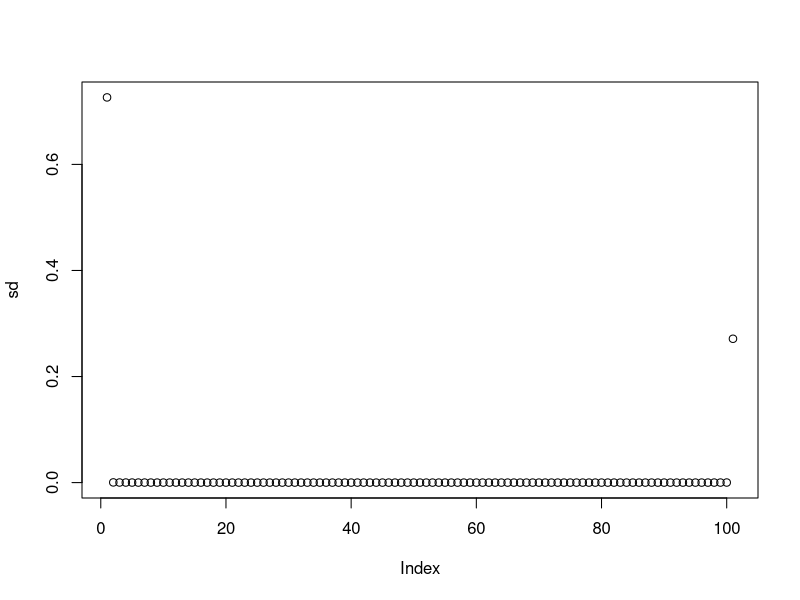

Source code (R): (Note: this script raises an error after producing the figure.)
# normalization constant
# normalizes the stationary distribution
# N is the virtual population size
# pi is the proportion of GC alleles
# rho is the echangeability rate between GC and AT alleles
# sigma is the selection coefficion of GC alleles

normalization_constant <- function(N,pi,rho,sigma) {

  n  <- (N-1):1
  nc <- sum(pi*(1+sigma)^(N-1),1-pi,pi*(1-pi)*rho*(1+sigma)^(n-1)*N/(n*(N-n)))
  return(nc)
  
}

normalization_constant(10,0.5,0.001,0.01)

# calculates the stationary distribution for the biallelic case
# N is the virtual population size
# pi is the proportion of reference allele
# rho is the echangeability rate between alleles
# sigma is the selection coefficion of the reference allele

stationary_distribution <- function(N,pi,rho,sigma){
  
  # polymorphic sites
  n <- (N-1):1
  poly <- (1+sigma)^(n-1)*N/(n*(N-n))
  poly <- pi*(1-pi)*rho*poly

  # include monomorphic sites
  sd <- c(pi*(1+sigma)^(N-1),poly,1-pi)
  print(sd)
  
  # normalization
  sd <- sd/(normalization_constant(N,pi,rho,sigma))
  return(sd)
}

sd <- stationary_distribution(100,0.5,0.001,0.01)
plot(sd)


# calculates usefull quantities from counts
# these quantities are needed to calculate the 
# likelihood function
counts_to_data <- function(counts){
  
  N <- length(counts)-1
  S <- sum(counts)
  number_Ni <- counts[1] 
  number_Nj <- counts[length(counts)]
  number_poly <- S-number_Ni-number_Nj
  sum_poly <- sum(counts[-c(1,length(counts))]*((N-1):1))
  
  return(list(N=N,S=S,number_Ni=number_Ni,number_Nj=number_Nj,number_poly=number_poly ,sum_poly=sum_poly))
  
} 

pi     <- 0.5
rho    <- 0.001
sigma  <- 0
counts <- c(10,1,1,1,1,1,1,1,1,1,1,1,1,10)
data   <- counts_to_data(counts)


# log posterior of pi
log_posterior_pi <- function(data,pi,rho,sigma){
  lp <- -data$S*log(normalization_constant(data$N,pi,rho,sigma)) + (data$S-data$number_Nj)*log(pi)+(data$number_Nj+data$number_poly)*log(1-pi)
  return(lp)
}
log_posterior_pi(data,pi,rho,sigma)

# log posterior of rho
#-data$S*log(normalization_constant(data$N,pi,rho,sigma))
log_posterior_rho <- function(data,pi,rho,sigma){
  lp <- -data$S*log(normalization_constant(data$N,pi,rho,sigma)) + (data$number_poly)*log(rho)

  return(lp)
}
log_posterior_rho(data,pi,rho,sigma)

# log posterior of sigma
log_posterior_sigma <- function(data,pi,rho,sigma){
  lp <- -data$S*log(normalization_constant(data$N,pi,rho,sigma)) + ((data$N-1)*data$number_Ni+data$sum_poly)*log(1+sigma)
  return(lp)
}
log_posterior_rho(data,pi,rho,sigma)

#likelihood
likelihood <- function(data,pi,rho,sigma){
  lp <- -data$S*log(normalization_constant(data$N,pi,rho,sigma))+((data$N-1)*data$number_Ni+data$sum_poly)*log(1+sigma)+
                                                                 (data$number_poly)*log(rho)+
                                                                 (data$S-data$number_Nj)*log(pi)+(data$number_Nj+data$number_poly)*log(1-pi)
  return(lp)
}

# metropolis hastings step pi with beta proposal
# proposal_parameter is the variance of a beta distribution
mh_pi <- function(data,pi,rho,sigma,proposal_parameter_p){
  
  lp1   <- log_posterior_pi(data,pi,rho,sigma)
  pi2   <- rbeta(1,shape1=pi*(1-pi-proposal_parameter_p)/proposal_parameter_p,shape2=(1-pi)*(1-pi-proposal_parameter_p)/proposal_parameter_p)
  lp2   <- log_posterior_pi(data,pi2,rho,sigma)
  alpha <- exp(lp2-lp1)
  
  if (alpha > runif(1,0,1)){
    return(pi2)
  } else {
    return(pi)
  }
}
proposal_parameter_p <- 0.001
mh_pi(data,pi,rho,sigma,proposal_parameter_p)

# metropolis hastings step rho with multiplier proposal
# proposal_parameter is a fine tunning parameter
mh_rho <- function(data,pi,rho,sigma,proposal_parameter_r){
  
  lp1   <- log_posterior_rho(data,pi,rho,sigma)
  rho2  <- rho*exp(proposal_parameter_r*(runif(1,0,1)-0.5))
  lp2   <- log_posterior_rho(data,pi,rho2,sigma)
  alpha <- exp(lp2-lp1)
  
  if (alpha > runif(1,0,1)){
    return(rho2)
  } else {
    return(rho)
  }
}
proposal_parameter_r <- 0.1
mh_rho(data,pi,rho,sigma,proposal_parameter_r)

# metropolis hastings step sigma with multiplier proposal
# proposal_parameter is a fine tunning parameter
mh_sigma <- function(data,pi,rho,sigma,proposal_parameter_s){
  
  lp1    <- log_posterior_sigma(data,pi,rho,sigma)
  sigma2 <- (1+sigma)*exp(proposal_parameter_s*(runif(1,0,1)-0.5))-1
  lp2    <- log_posterior_sigma(data,pi,rho,sigma2)
  alpha  <- exp(lp2-lp1)
  
  if (alpha > runif(1,0,1)){
    return(sigma2)
  } else {
    return(sigma)
  }
}
proposal_parameter_s <- 0.1
mh_sigma(data,pi,rho,sigma,proposal_parameter_s)

pi_sampler <- function(data,rho,sigma,r_pi){
  c_pi <- rep(NA,length(r_pi))
  for (i in 1:length(r_pi)){
    c_pi[i] <- log_posterior_pi(data,r_pi[i],rho,sigma)
  }
  n_pi <- sample(r_pi,1,prob=exp(c_pi-max(c_pi)))
  return(n_pi)
}

rho_sampler <- function(data,pi,sigma,r_rho){
  c_rho <- rep(NA,length(r_rho))
  for (i in 1:length(r_rho)){
    c_rho[i] <- log_posterior_rho(data,pi,r_rho[i],sigma)
  }
  n_rho <- sample(r_rho,1,prob=exp(c_rho-max(c_rho)))
  return(n_rho)
}
rho_sampler(data,pi,sigma,r_rho)
plot(r_rho,exp(c_rho))

sigma_sampler <- function(data,pi,rho,r_sigma){
  c_sigma <- rep(NA,length(r_sigma))
  for (i in 1:length(r_sigma)){
    c_sigma[i] <- log_posterior_sigma(data,pi,rho,r_sigma[i])
  }
  n_sigma <- sample(r_sigma,1,prob=exp(c_sigma-max(c_sigma)))
  return(n_sigma)
}
sigma_sampler(data,pi,rho,r_sigma)

# mcmc scheme 
# generations
mcmc <- function(generations,counts,proposal_parameter_p,proposal_parameter_r,proposal_parameter_s,initial_parameters){
  
  p_mcmc <- matrix(NA,ncol=4,nrow=generations)
  
  data <- counts_to_data(counts)
  
  pi    <- initial_parameters[1]
  rho   <- initial_parameters[2]
  sigma <- initial_parameters[3]
  
  for (i in 1:generations){
    
    pi    <- mh_pi(data,pi,rho,sigma,proposal_parameter_p)
    rho   <- mh_rho(data,pi,rho,sigma,proposal_parameter_r)
    sigma <- mh_sigma(data,pi,rho,sigma,proposal_parameter_s)
    print(paste0("pi: ",round(pi,2)," rho: ",round(rho,5)," sigma: ",round(sigma,2)))
    
    p_mcmc[i,] <- c(pi,rho,sigma,lp_total(data,pi,rho,sigma))
  
  }
  return(p_mcmc)
}

# gibbs sampler 
# generations
mcmc_gibbs <- function(generations,counts,r_pi,r_rho,r_sigma){
  
  p_mcmc <- matrix(NA,ncol=4,nrow=generations)
  
  data <- counts_to_data(counts)
  
  pi    <- 0.5
  rho   <- 0.1
  sigma <- 0.5

  for (i in 1:generations){
    
    pi    <- pi_sampler(data,rho,sigma,r_pi)
    rho   <- rho_sampler(data,pi,sigma,r_rho)
    sigma <- sigma_sampler(data,pi,rho,r_sigma)

    p_mcmc[i,] <- c(pi,rho,sigma,lp_total(data,pi,rho,sigma))
    
  }
  return(p_mcmc)
}

# maximum likelihood estimates
# r_pi, r_rho and r_sigma are the coordintates (pi,rho,sigma) 
# the likelihood will be assessed
# return the likelihood surface evalutated on r_parameter points

likelihood_surface <- function(r_pi,r_rho,r_sigma,counts) {
  
  data <- counts_to_data(counts)
  lik  <- matrix(NA,ncol=4,nrow=length(r_pi)*length(r_rho)*length(r_sigma))
  p    <- 1
  for ( i in r_pi){
    for (j in r_rho){
      for(k in r_sigma) {
        lik[p,] <- c(i,j,k,likelihood(data,i,j,k))
        p <- p+1
      }
    }
  }
  return(lik)
}

r_pi <- seq(1/100,99/100,length.out = 75)
r_rho <- exp(-seq(1/100,15,length.out = 50))
r_sigma <- seq(-0.5,0.5,0.01)

counts <- 1000000*stationary_distribution(100,pi0,rho0,sigma0)
likelihood_surface(r_pi,r_rho,r_sigma,counts)
